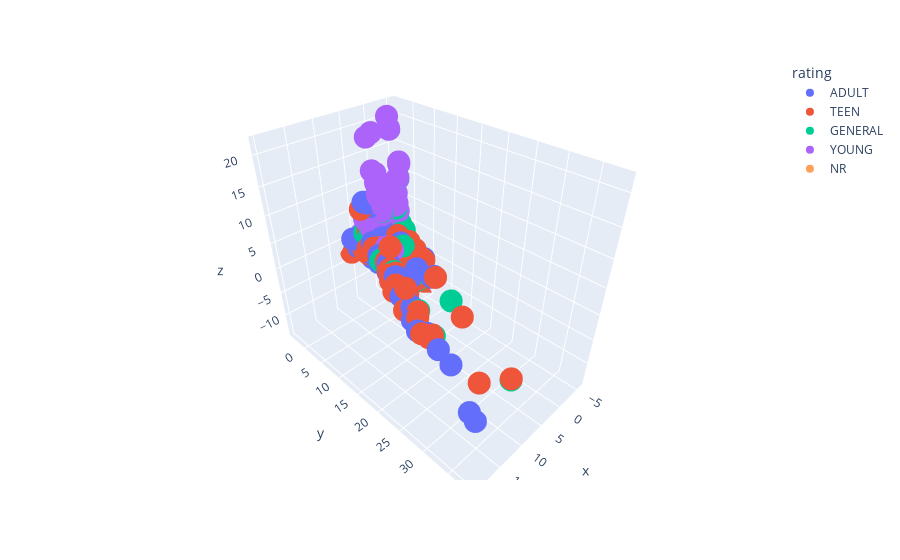

Notebook source saved alongside this figure:
### Markdown cell above
<br>
<font size=5 color=#009999> <b>2.1 - PCA</b> <br>
REDUCE THE DIMENSIONALITY OF THE DATA IN ORDER TO OBSERVE IT
</font> <br> <br>

The high dimensionality of the dataset (number of columns) makes data visualization hard. In order to gain some (partial) information about our data distribution, we propose to perform a 3-dimensional visualization of them. For this purpose, we need to reduce dimensionality of our feature space while keeping as much information as possible about the data. 

PCA is often considered as the simplest and most fundamental technique used in dimensionality reduction. Remember that PCA is essentially the rotation of coordinate axes, chosen such that each successful axis captures or preserves as much variance as possible. If the algorithm returns a new system coordinates of the same dimension as the input, we can keep only the axis corresponding to the 3 largest singular values and project data on this coordinate system to perform the visualization.


![PCAUrl](https://miro.medium.com/max/400/1*ZXhPoYQIn-Y8mxoUpz5Ayw.gif "PCA")


<div class="alert alert-warning">
<b>[Question 2.1] Clusters visualization </b>  <br>
    Use the <samp>group_visualization</samp> function provided in the toolbox (<i>toolbox.py</i>) below to perform a 3-dimensional scatter plot of a <b>numerical</b> version of your data. 
Does the clustering problem seem to be difficult? Are the clusters separable? 
</div>

### Code cell
"""
CELL N°11 : DATASET VISUALIZATION
Apply PCA on the numerical part of your dataset. Keep the 2-3 most relevant PCA components to reduce
the dimensionality of the inherent numerical data matrix. Then, plot the samples in the coordinate space of the 3 most 
relevant components with the group_visualization function. 
"""

from sklearn.decomposition import PCA
from sklearn.preprocessing import scale

target = dataset.rating.values

#########################################################################################################
# Start : Student version
#########################################################################################################

numeric_dataset = scale(numeric_dataset)

# pca2d = PCA(n_components=2)
# pca2d.fit(numeric_dataset)
# X_2d = pca2d.transform(numeric_dataset)

pca3d = PCA(n_components=3)
pca3d.fit(numeric_dataset)
X = pca3d.transform(numeric_dataset)

#########################################################################################################
# End : Student version
#########################################################################################################


tb.group_visualization(target, X, less_points=False, save_fig="plot3D.pdf")
# tb.group_visualization(target, X_2d, less_points=True, save_fig="plot2D.pdf")

### Figure 1 — Plotly figure (JSON) as saved in the notebook; plotly's stock layout.template omitted (floating-point values rounded to 4 significant figures; data arrays with more than 128 entries replaced by an {"elided": "..."} marker saying what was removed)
{"data": [{"hovertemplate": "rating=ADULT<br>x=%{x}<br>y=%{y}<br>z=%{z}<extra></extra>", "legendgroup": "ADULT", "marker": {"color": "#636efa", "symbol": "circle"}, "mode": "markers", "name": "ADULT", "scene": "scene", "showlegend": true, "type": "scatter3d", "x": {"elided": "3112 float values"}, "y": {"elided": "3112 float values"}, "z": {"elided": "3112 float values"}}, {"hovertemplate": "rating=TEEN<br>x=%{x}<br>y=%{y}<br>z=%{z}<extra></extra>", "legendgroup": "TEEN", "marker": {"color": "#EF553B", "symbol": "circle"}, "mode": "markers", "name": "TEEN", "scene": "scene", "showlegend": true, "type": "scatter3d", "x": {"elided": "2011 float values"}, "y": {"elided": "2011 float values"}, "z": {"elided": "2011 float values"}}, {"hovertemplate": "rating=GENERAL<br>x=%{x}<br>y=%{y}<br>z=%{z}<extra></extra>", "legendgroup": "GENERAL", "marker": {"color": "#00cc96", "symbol": "circle"}, "mode": "markers", "name": "GENERAL", "scene": "scene", "showlegend": true, "type": "scatter3d", "x": {"elided": "1049 float values"}, "y": {"elided": "1049 float values"}, "z": {"elided": "1049 float values"}}, {"hovertemplate": "rating=YOUNG<br>x=%{x}<br>y=%{y}<br>z=%{z}<extra></extra>", "legendgroup": "YOUNG", "marker": {"color": "#ab63fa", "symbol": "circle"}, "mode": "markers", "name": "YOUNG", "scene": "scene", "showlegend": true, "type": "scatter3d", "x": {"elided": "400 float values"}, "y": {"elided": "400 float values"}, "z": {"elided": "400 float values"}}, {"hovertemplate": "rating=NR<br>x=%{x}<br>y=%{y}<br>z=%{z}<extra></extra>", "legendgroup": "NR", "marker": {"color": "#FFA15A", "symbol": "circle"}, "mode": "markers", "name": "NR", "scene": "scene", "showlegend": true, "type": "scatter3d", "x": [-1.624, -1.239, -0.2749, -1.422, -0.285, -0.3657, -1.443, -1.529, -1.632, -1.349, -0.2682, -1.956, -2.697, -1.65, -1.907, -1.417, 4.356, -2.094, -1.343, -1.757, -1.423, -0.4188, -1.33, -1.377, -1.799, -0.3656, -0.3138, -0.2193, -2.221, -1.765, -1.322, -0.2927, -1.289, -1.15, -1.382, -1.4, -1.767, -1.329, -1.271, -1.676, -1.281, 3.518, -1.741, -2.293, -1.472, -0.3858, -1.39, -1.798, -1.809, 1.663, -0.2238, -1.754, -2.662, -2.014, -1.456, -1.566, 3.864, -1.651, -1.554, -1.267, -1.919, -1.444, -1.445, -0.3066, -1.601, -0.8628, -1.689, -1.651, -1.722, -0.6161, -1.872], "y": [0.412, 0.2195, -0.06813, 0.507, -0.1015, 0.01773, 0.432, 0.2898, 0.4191, 0.3181, -0.09226, 0.5809, 0.7875, 0.5764, 0.5, 0.3592, -1.931, 0.6537, 0.3017, 0.4037, 0.3054, -0.03301, 0.4439, 0.3227, 0.5047, -0.002466, -0.1551, -0.09194, 0.681, 0.4044, 0.3212, -0.08541, 0.1995, 0.2888, 0.1603, 0.3498, 0.6096, 0.4296, 0.2008, 0.4236, 0.1859, -2.02, 0.449, 0.7593, 0.4197, -0.01626, 0.3092, 0.4236, 0.5207, -1.199, -0.09636, 0.4502, 0.9756, 0.5845, 0.4283, 0.3266, -1.764, 0.3544, 0.2731, 0.2093, 0.6039, 0.3604, 0.3574, -0.1286, 0.3332, 0.1072, 0.3459, 0.3485, 0.4715, 0.03659, 0.6986], "z": [0.1978, 0.5134, 1.334, -0.07189, 0.9267, 1.328, -0.2884, -0.3773, 0.2169, 0.2452, 1.175, -0.2361, -3.02, -0.1262, -0.1873, -0.2405, -1.21, 0.2173, 0.2622, -0.7665, -0.6631, 0.7588, -0.1881, 0.2809, -0.1553, 1.179, 0.4187, 1.361, -0.8674, -0.7896, 0.7053, 1.124, -0.3035, 0.318, -0.1455, 0.128, 0.82, -0.2958, -0.2251, 0.6099, -0.3724, -1.294, -0.3787, -1.693, -0.4815, 1.001, -0.5132, -0.7727, -0.08447, 2.003, 1.312, -0.7718, -3.312, -0.04047, -0.3604, -0.7276, -0.2001, -0.1642, -0.2255, -0.151, -0.02505, -0.3479, -0.3727, 0.6416, -0.8101, -1.626, -0.5823, -0.4179, -0.1354, 1.162, -0.3818]}], "layout": {"legend": {"title": {"text": "rating"}, "tracegroupgap": 0}, "margin": {"t": 60}, "scene": {"domain": {"x": [0, 1], "y": [0, 1]}, "xaxis": {"title": {"text": "x"}}, "yaxis": {"title": {"text": "y"}}, "zaxis": {"title": {"text": "z"}}}}}
